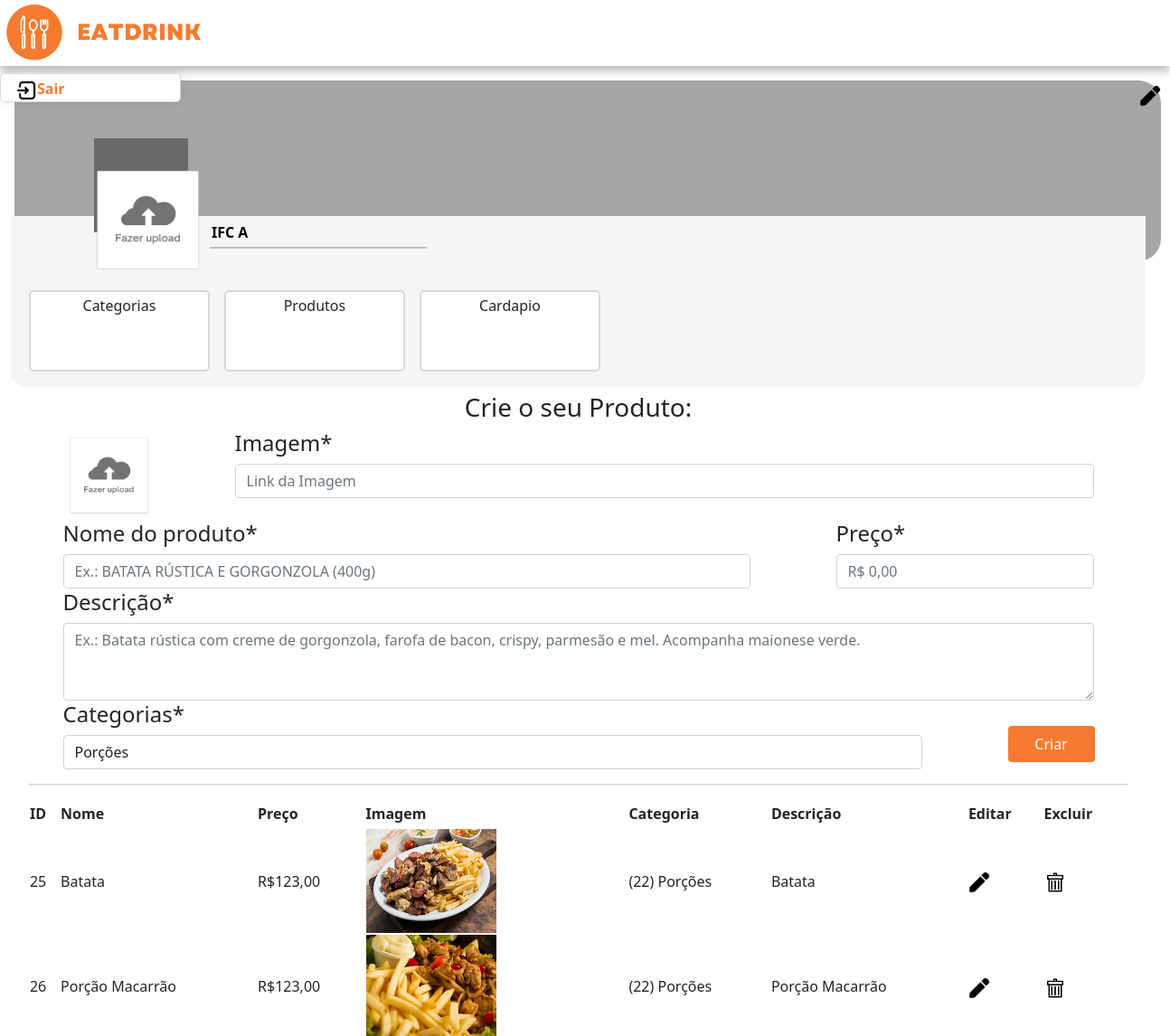
Page /pages/painel/index.php?acao=createProduct (signed in) on the committed database.
### tables this page shows
CREATE TABLE `establishment` (
  `id` INT(11) NOT NULL AUTO_INCREMENT,
  `name` VARCHAR(100) NOT NULL,
  `cnpj` VARCHAR(20) NOT NULL,
  `zip_code` VARCHAR(10) NOT NULL,
  `phone` VARCHAR(20) NOT NULL,
  `address` VARCHAR(150) NOT NULL,
  `culinary_style_id` INT(11) NOT NULL,
  `owner_id` INT(11) DEFAULT NULL,
  PRIMARY KEY (`id`),
  KEY `fk_establishment_culinary_style` (`culinary_style_id`),
  KEY `fk_establishment_owner` (`owner_id`),
  CONSTRAINT `fk_establishment_culinary_style` FOREIGN KEY (`culinary_style_id`) REFERENCES `culinarystyles` (`id`) ON DELETE CASCADE ON UPDATE CASCADE,
  CONSTRAINT `fk_establishment_owner` FOREIGN KEY (`owner_id`) REFERENCES `user` (`id`) ON DELETE SET NULL ON UPDATE CASCADE
);

CREATE TABLE `product` (
  `id` INT(11) NOT NULL AUTO_INCREMENT,
  `name` VARCHAR(255) NOT NULL,
  `description` VARCHAR(255) NOT NULL,
  `price` INT(11) NOT NULL,
  `img` VARCHAR(255) NOT NULL,
  `category_id` INT(11) NOT NULL,
  PRIMARY KEY (`id`)
);

CREATE TABLE `category` (
  `id` INT(11) NOT NULL AUTO_INCREMENT,
  `name` VARCHAR(255) DEFAULT NULL,
  `establishment_id` INT(11) DEFAULT NULL,
  PRIMARY KEY (`id`),
  KEY `establishment_id` (`establishment_id`),
  CONSTRAINT `category_ibfk_1` FOREIGN KEY (`establishment_id`) REFERENCES `establishment` (`id`)
);

### pages/classes/database.class.php (called while the page is built, shortened)
<?php
    class Database {
        public static function conectar(){
            try{
                $conexao = new PDO(MYSQL_DSN,MYSQL_USUARIO,MYSQL_SENHA );
                return $conexao;
            }catch(PDOException $e){
                echo "Erro ao conectar com o banco de dados. Verifique os parâmetros de configuração.";
            }
        }
        public static function listar($sql,$params){
            $conexao = self::conectar();
            $comando = self::preparar($conexao, $sql, $params);
            if ($comando->execute())
                return $comando->fetchAll();
        }
        public static function preparar($conexao, $sql, $params = array()){
            $comando = $conexao->prepare($sql);
            foreach($params as $chave=>$valor){
                $comando->bindValue($chave,$valor);
            }
            return $comando;
        }
    }
?>

### pages/classes/Establishment.class.php (called while the page is built, shortened)
<?php
    require_once ('crud.class.php');
    class Establishment extends Crud{
        public static function listar($tipo = 0, $info = ''){
            $sql = 'SELECT * FROM establishment';
            switch($tipo){
                case 4: $sql .= ' WHERE owner_id = :info';  break;
            }
            $params = array();
            if ($tipo > 0)
                $params = array(':info'=>$info);
            return Database::listar($sql, $params);
        }
    }
?>

### pages/classes/Category.class.php (called while the page is built, shortened)
<?php
    require_once ('crud.class.php');
    class Category extends Crud {
        private $name;
        public static function listar($type = 0, $info = '') {
            $sql = 'SELECT * FROM category';
            switch ($type) {
                case 1:
                    $sql .= ' WHERE id = :info';
                    break;
            }
            $params = array();
            if ($type > 0) {
                $params = array(':info' => $info);
            }
            $results = Database::listar($sql, $params);
            if ($type == 1 && !empty($results)) {
                $result = $results[0];
                return new Category($result['id'], $result['name'], $result['establishment_id']);
            }
            $categories = array();
            foreach ($results as $result) {
                $category = new Category($result['id'], $result['name'], $result['establishment_id']);
                $categories[] = $category;
            }
            return $categories;
        }
        public function getName() {
            return $this->name;
        }
        public function setName($name) {
            $this->name = $name;
        }
    }
?>

### pages/classes/crud.class.php (called while the page is built, shortened)
<?php
    require_once('database.class.php');
    abstract class Crud{
        private $id = 0;
        public function getId(){
            return $this->id;
        }
        public function setId($id){
            $this->id = $id;
        }
    }
?>

### pages/classes/Product.class.php (called while the page is built, shortened)
<?php
require_once('crud.class.php');
class Product extends Crud
{
    private $name;
    private $description;
    private $price;
    private $img;
    private $category_id;
    public static function listar($type = 0, $info = '')
    {
        $sql = 'SELECT * FROM product';
        $params = array();
        $results = Database::listar($sql, $params);
        $produtos = array();
            foreach ($results as $result) {
                $produto = new Product($result['id'], $result['name'], $result['description'], $result['price'], $result['img'], $result['category_id']);
                $produtos[] = $produto;
            }
        return $produtos;
    }
    public function getName()
    {
        return $this->name;
    }
    public function setName($name)
    {
        $this->name = $name;
    }
    public function getDescription()
    {
        return $this->description;
    }
    public function setDescription($description)
    {
        $this->description = $description;
    }
    public function getPrice()
    {
        return $this->price;
    }
    public function setPrice($price)
    {
        $this->price = $price;
    }
    public function getImg()
    {
        return $this->img;
    }
    public function setImg($img)
    {
        $this->img = $img;
    }
    public function getCategoryId()
    {
        return $this->category_id;
    }
    public function setCategoryId($category_id)
    {
        $this->category_id = $category_id;
    }
}
?>

### pages/painel/indexProduto.php (the view, shortened to what this page needs)
<div class="container">
    <form action="acao.php" method="post" id="productForm">
        <div class="row">
            <center><h3><?php echo isset($editProductId) ? 'Editar o Produto:' : 'Crie o seu Produto:'; ?></h3></center>
                <div class="row">
                <div class="col-1">
                    <form method="post" action="acao.php" enctype="multipart/form-data">
                        <label for="categoria_pic">
                            <?php
                            if (isset($editProduct) && $editProduct->getImg() !== null) {
                                echo '<img src="../../assets/img/' . $editProduct->getImg() . '" class="img1 fotoCategoriaB" alt="Imagem atual" style="width: 100px; height: 100px; margin-top: 0vh;">';
                            } else {
                                echo '<img src="../../assets/img/Upload.png" class="img1 fotoCategoriaB" alt="Selecione uma imagem" style="width: 100px; height: 100px; margin-top: 0vh;">';
                            }
                            ?>
                        </label>
                    </form>
                </div>
                    <div class="col-1"></div>
                    <div class="col-10">
                        <fieldset class="custom-fieldset">
                            <legend id="custom-legend">Imagem*</legend>
                            <input type="text" placeholder="Link da Imagem" class="form-control offInput" name="name" value="<?php echo isset($editImg) ? $editImg : ''; ?>">
                        </fieldset>
                    </div>
                </div>
                <div class="row">
                    <div class="col-8">
                        <fieldset class="custom-fieldset">
                            <legend id="custom-legend">Nome do produto*</legend>
                            <input type="text" placeholder="Ex.: BATATA RÚSTICA E GORGONZOLA (400g)" class="form-control offInput" name="name" value="<?php echo isset($editName) ? $editName : ''; ?>">
                        </fieldset>
                    </div>
                    <div class="col-1"></div>
                    <div class="col-3">
                        <fieldset class "custom-fieldsetA">
                            <legend style="width: 5vh;" id="custom-legendA">Preço*</legend>
                            <input type="number" placeholder="R$ 0,00" class="form-control offInputA" name="price" value="<?php echo isset($editPrice) ? $editPrice : ''; ?>">
                        </fieldset>
                    </div>
                </div>
                <div class="row">
                    <div class="col-12">
                        <fieldset class="custom-fieldsetB">
                            <legend id="custom-legendB">Descrição*</legend>
                            <textarea name="description" placeholder="Ex.: Batata rústica com creme de gorgonzola, farofa de bacon, crispy, parmesão e mel. Acompanha maionese verde." class="form-control" cols="5" rows="3"><?php echo isset($editDescription) ? $editDescription : ''; ?></textarea>
                        </fieldset>
                    </div>
                </div>
                <div class="row">
                    <div class="col-10">
                        <fieldset class="custom-fieldsetA">
                            <legend style="width: 5vh;" id="custom-legendA">Categorias*</legend>
                            <select class="form-control" name="categorias[]" id="categorias">
                                <?php
                                    $categorias = Category::listar();
                                    foreach ($categorias as $categoria) {
                                        $selected = isset($editCategoryId) && $categoria->getId() == $editCategoryId ? 'selected' : '';
                                        echo "<option value='{$categoria->getId()}' $selected>{$categoria->getName()}</option>";
                                    }
                                ?>
                            </select>
                        </fieldset>
                    </div>
                    <div class="col-1"></div>
                    <div class="col-1">
                        <button type="submit" class="btn bLaranja" style="margin-top: 3.5vh;"  data-bs-dismiss="offcanvas" name="acao" value="<?php echo isset($editProductId) ? 'editProduct' : 'saveProduct'; ?>"><?php echo isset($editProductId) ? 'Salvar' : 'Criar'; ?></button>
                    </div>
                </div>
            </div>
        </div>
    <hr>
    <div>
        <div class="row">
            <?php
            $produtos = Product::listar();
            echo "<table>
                    <tr>
                        <th>ID</th>
                        <th>Nome</th>
                        <th>Preço</th>
                        <th>Imagem</th>
                        <th>Categoria</th>
                        <th>Descrição</th>
                        <th>Editar</th>
                        <th>Excluir</th>
                    </tr>";
            foreach ($produtos as $info) {
                echo '<tr>
                        <td>' . $info->getId() . '</td>
                        <td>' . $info->getName() . '</td>
                        <td> R$' . $info->getPrice() . ',00</td>
                        <td> <img src="../../assets/img/' . $info->getImg() . '"style="width: 50%; height: 10vh;"></td>
                        <td>';
                $categorias = Category::listar(1, $info->getCategoryId());
                if (!empty($categorias)) {
                    echo "(". $categorias->getId(). ") ". $categorias->getName();
                } else {
                    echo "Categoria não encontrada";
                }
                echo '</td>
                        <td>' . $info->getDescription() . '</td>
                        <td><a href="?edit_id=' . $info->getId() . '&acao=createProduct"><img src="../../assets/img/iconEdit.png" class="iconA" alt="Editar"></a></td>';
                    echo'<td><a href="#" onclick="confirmDelete(' . $info->getId() . ')"><img src="../../assets/img/iconTrash.png" class="iconA" alt="Excluir"></a></td>
                    </tr>';
            }
            echo '</table>';
            ?>
        </div>
    </div>
</div>

### pages/painel/index.php (shortened to what this page needs)
<?php
    $idUser = $_SESSION['id'];
?>
<!DOCTYPE html>
<html lang="en">
    <head>
        <link href="https://cdn.jsdelivr.net/npm/bootstrap@5.0.2/dist/css/bootstrap.min.css" rel="stylesheet">
        <link rel="stylesheet" href="../../assets/css/index.css">
    </head>
    <body style="container">
        <div class="row">
            <div class="logoA">
                <div class="col-12 sombra dropdown">
                    <a class="navbar-brand" href="">
                        <img src="../../assets/img/logoeatdrink.png" alt="logo" class="logo">
                    </a>
                </div>
            </div>
        </div>
        <div class="row" style="margin-top:2vh;">
            <div class="body1" style="widht: 100%;">
                <?php
                    $estabelecimento = Establishment::listar(4, $idUser);
                    if ($estabelecimento) {
                        $nomeEmpresa = $estabelecimento[0]['name'];
                    } else {
                        $nomeEmpresa = "Estabelecimento não encontrado";
                    }
                ?>
                <div class="body2">
                    <div class="body3">
                        <a type='button' data-bs-toggle='offcanvas' data-bs-target='#offcanvasEdit' aria-controls='offcanvasTop'><img src='../../assets/img/iconEdit.png' class='iconEdit' alt='Selecione uma imagem'></a>
                        <img src='../../assets/img/Upload.png' class='img1 fotoCategoria' alt='Selecione uma imagem' style='width: 130px; height: 130px; margin-left:-2.3vh;margin-top:-1vh;'>
                    </div>
                    <div class="textInput">
                        <label for="" class="corText"><b>Nome do Estabelecimento</b></label>
                            <br>
                        <input type="text" class="inputTextA" style="color: black;" name="" id="" placeholder="Nome da Empresa" value="<?php echo $nomeEmpresa; ?>" readonly>
                        <hr class="linhaInputA" style="height: 2px;">
                    </div>
                    <br>
                    <div class='row'>
                        <?php
                                echo "<br><br>
                            <a href='index.php?acao=createCategory' class='btn btnAddCategoria' type='button'>Categorias</button>
                            <a href='index.php?acao=createProduct' class='btn btnAddProduto' type='button' style='margin-left: 2vh; margin-top: 0vh;' >Produtos</a>
                            <a href='../cardapio/index.php?' class='btn btnAddProduto' type='button' style='margin-left: 2vh; margin-top: 0vh;' >Cardapio</a>
                                <br><br><br>  ";
                            $acao = isset($_GET['acao']) ? $_GET['acao'] : '';
                            if($acao == 'createCategory'){
                                echo"<div class=''style='margin-left: 0vh; margin-top: 2vh; width: 100%; height: 100%;'> ";
                                include('indexCategory.php');
                            }elseif($acao == 'createProduct'){
                                echo"<div class=''style='margin-left: 0vh; margin-top: 2vh; width: 100%; height: 100%;'> ";
                                include('indexProduto.php');
                            }
                            echo"</div>";
                        ?>
                    </div>
                </div>
            </div>
    </body>
</html>

### rows in the picture
establishment: name "IFC A"
product: id "25", name "Batata", price "123", img (picture), category "22", category.name "Porções", description "Batata"
product: id "26", name "Porção Macarrão", price "123", img (picture), category "22", category.name "Porções", description "Porção Macarrão"

### other values in the picture
form field value "Porções"
